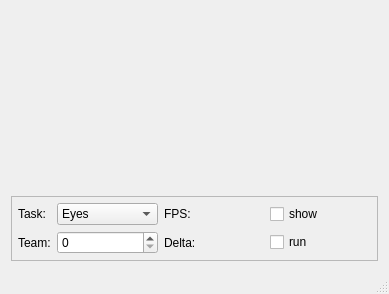
<?xml version="1.0" encoding="UTF-8"?>
<ui version="4.0">
 <class>MainWindow</class>
 <widget class="QMainWindow" name="MainWindow">
  <property name="geometry">
   <rect>
    <x>0</x>
    <y>0</y>
    <width>389</width>
    <height>294</height>
   </rect>
  </property>
  <property name="windowTitle">
   <string>MainWindow</string>
  </property>
  <widget class="QWidget" name="centralWidget">
   <layout class="QVBoxLayout" name="verticalLayout">
    <item>
     <widget class="CVLabel" name="mView">
      <property name="sizePolicy">
       <sizepolicy hsizetype="Preferred" vsizetype="Preferred">
        <horstretch>0</horstretch>
        <verstretch>0</verstretch>
       </sizepolicy>
      </property>
      <property name="text">
       <string/>
      </property>
     </widget>
    </item>
    <item>
     <widget class="QFrame" name="frame">
      <property name="sizePolicy">
       <sizepolicy hsizetype="Preferred" vsizetype="Fixed">
        <horstretch>0</horstretch>
        <verstretch>0</verstretch>
       </sizepolicy>
      </property>
      <property name="frameShape">
       <enum>QFrame::StyledPanel</enum>
      </property>
      <property name="frameShadow">
       <enum>QFrame::Raised</enum>
      </property>
      <layout class="QGridLayout" name="gridLayout">
       <property name="leftMargin">
        <number>6</number>
       </property>
       <property name="topMargin">
        <number>6</number>
       </property>
       <property name="rightMargin">
        <number>6</number>
       </property>
       <property name="bottomMargin">
        <number>6</number>
       </property>
       <item row="1" column="1">
        <widget class="QSpinBox" name="mTeamSpinBox">
         <property name="sizePolicy">
          <sizepolicy hsizetype="Preferred" vsizetype="Fixed">
           <horstretch>0</horstretch>
           <verstretch>0</verstretch>
          </sizepolicy>
         </property>
        </widget>
       </item>
       <item row="0" column="1">
        <widget class="QComboBox" name="mTaskComboBox">
         <property name="sizePolicy">
          <sizepolicy hsizetype="Preferred" vsizetype="Fixed">
           <horstretch>0</horstretch>
           <verstretch>0</verstretch>
          </sizepolicy>
         </property>
         <item>
          <property name="text">
           <string>Eyes</string>
          </property>
         </item>
         <item>
          <property name="text">
           <string>Lane Marks</string>
          </property>
         </item>
        </widget>
       </item>
       <item row="0" column="2">
        <widget class="QLabel" name="mFPSLabel">
         <property name="sizePolicy">
          <sizepolicy hsizetype="Preferred" vsizetype="Preferred">
           <horstretch>0</horstretch>
           <verstretch>0</verstretch>
          </sizepolicy>
         </property>
         <property name="text">
          <string>FPS:</string>
         </property>
        </widget>
       </item>
       <item row="0" column="0">
        <widget class="QLabel" name="label">
         <property name="sizePolicy">
          <sizepolicy hsizetype="Fixed" vsizetype="Preferred">
           <horstretch>0</horstretch>
           <verstretch>0</verstretch>
          </sizepolicy>
         </property>
         <property name="text">
          <string>Task:</string>
         </property>
        </widget>
       </item>
       <item row="1" column="0">
        <widget class="QLabel" name="label_2">
         <property name="sizePolicy">
          <sizepolicy hsizetype="Fixed" vsizetype="Preferred">
           <horstretch>0</horstretch>
           <verstretch>0</verstretch>
          </sizepolicy>
         </property>
         <property name="text">
          <string>Team:</string>
         </property>
        </widget>
       </item>
       <item row="1" column="2">
        <widget class="QLabel" name="mDeltaTimeLabel">
         <property name="sizePolicy">
          <sizepolicy hsizetype="Preferred" vsizetype="Preferred">
           <horstretch>0</horstretch>
           <verstretch>0</verstretch>
          </sizepolicy>
         </property>
         <property name="text">
          <string>Delta:</string>
         </property>
        </widget>
       </item>
       <item row="1" column="4">
        <widget class="QCheckBox" name="mRunCheckBox">
         <property name="sizePolicy">
          <sizepolicy hsizetype="Preferred" vsizetype="Fixed">
           <horstretch>0</horstretch>
           <verstretch>0</verstretch>
          </sizepolicy>
         </property>
         <property name="text">
          <string>run</string>
         </property>
        </widget>
       </item>
       <item row="0" column="4">
        <widget class="QCheckBox" name="mShowCheckBox">
         <property name="sizePolicy">
          <sizepolicy hsizetype="Preferred" vsizetype="Fixed">
           <horstretch>0</horstretch>
           <verstretch>0</verstretch>
          </sizepolicy>
         </property>
         <property name="text">
          <string>show</string>
         </property>
        </widget>
       </item>
      </layout>
     </widget>
    </item>
   </layout>
  </widget>
  <widget class="QMenuBar" name="menuBar">
   <property name="geometry">
    <rect>
     <x>0</x>
     <y>0</y>
     <width>389</width>
     <height>22</height>
    </rect>
   </property>
  </widget>
  <widget class="QStatusBar" name="statusBar"/>
 </widget>
 <layoutdefault spacing="6" margin="11"/>
 <customwidgets>
  <customwidget>
   <class>CVLabel</class>
   <extends>QLabel</extends>
   <header>cv_label.h</header>
  </customwidget>
 </customwidgets>
 <resources/>
 <connections/>
</ui>
